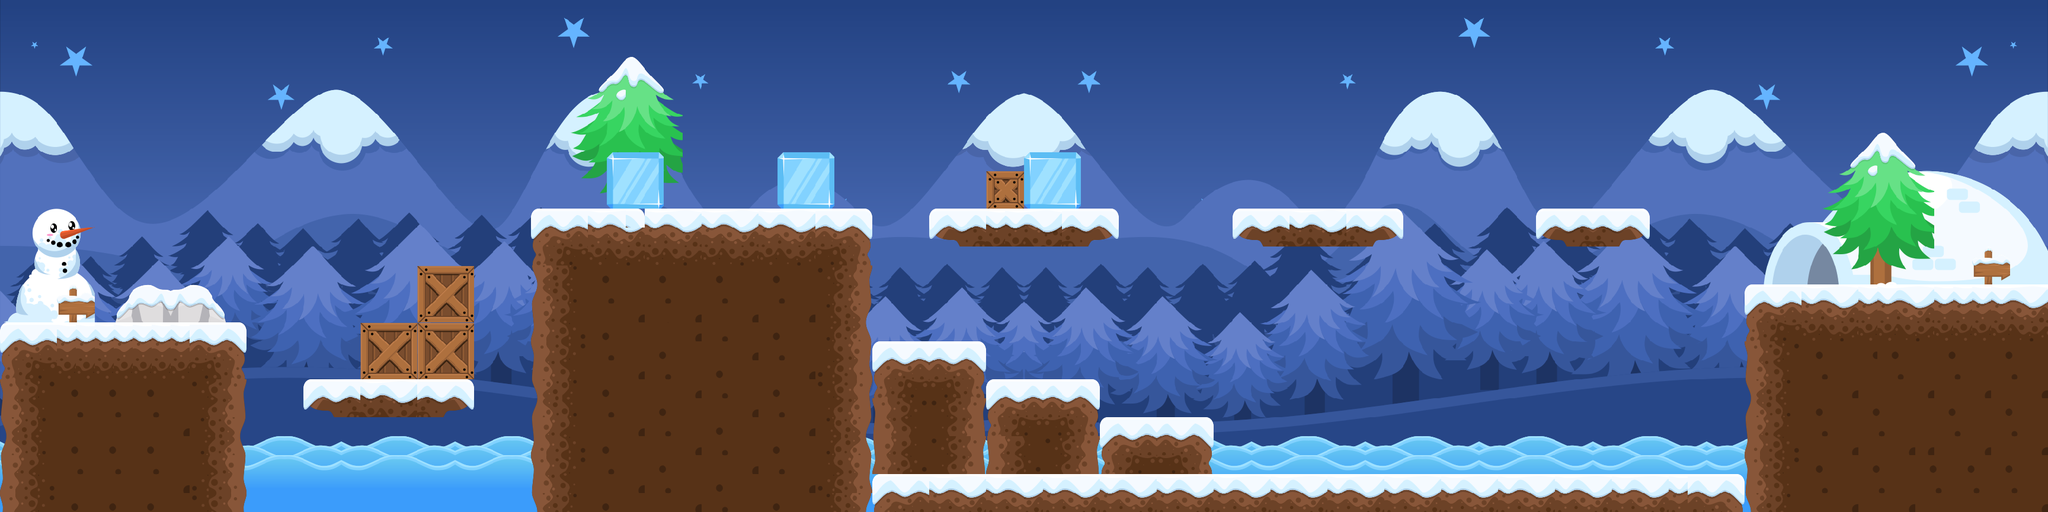

Below is a game level as drawn by its tile map, then a one-line description and the .tmx that defines it (tile-layer data replaced by summaries):
An orthogonal 108x27 tile map with 32x32 px tiles, 3 tile layers (Tile Layer 1, Tile Layer 2, Tile Layer 3), 16 tilesets and 21 objects.

<map version="1.0" tiledversion="1.1.6" orientation="orthogonal" renderorder="right-down" width="108" height="27" tilewidth="32" tileheight="32" infinite="0" nextobjectid="44">
 <tileset firstgid="1" name="BG" tilewidth="32" tileheight="32" spacing="1" tilecount="1458" columns="54">
  <image source="image/png/BG/BG.png" width="1800" height="893" />
 </tileset>
 <tileset firstgid="1459" name="18" tilewidth="32" tileheight="32" spacing="1" tilecount="9" columns="3">
  <image source="image/png/Tiles/18.png" width="128" height="128" />
 </tileset>
 <tileset firstgid="1468" name="17" tilewidth="32" tileheight="32" spacing="1" tilecount="9" columns="3">
  <image source="image/png/Tiles/17.png" width="128" height="99" />
 </tileset>
 <tileset firstgid="1477" name="1" tilewidth="32" tileheight="32" spacing="1" tilecount="9" columns="3">
  <image source="image/png/Tiles/1.png" width="128" height="128" />
 </tileset>
 <tileset firstgid="1486" name="2" tilewidth="32" tileheight="32" spacing="1" tilecount="9" columns="3">
  <image source="image/png/Tiles/2.png" width="128" height="128" />
 </tileset>
 <tileset firstgid="1495" name="4" tilewidth="32" tileheight="32" spacing="1" tilecount="9" columns="3">
  <image source="image/png/Tiles/4.png" width="128" height="128" />
 </tileset>
 <tileset firstgid="1504" name="5" tilewidth="32" tileheight="32" spacing="1" tilecount="9" columns="3">
  <image source="image/png/Tiles/5.png" width="128" height="128" />
 </tileset>
 <tileset firstgid="1513" name="14" tilewidth="32" tileheight="32" spacing="1" tilecount="6" columns="3">
  <image source="image/png/Tiles/14.png" width="128" height="93" />
 </tileset>
 <tileset firstgid="1519" name="15" tilewidth="32" tileheight="32" spacing="1" tilecount="6" columns="3">
  <image source="image/png/Tiles/15.png" width="128" height="93" />
 </tileset>
 <tileset firstgid="1525" name="Sign_2" tilewidth="32" tileheight="32" spacing="1" tilecount="4" columns="2">
  <image source="image/png/Object/Sign_2.png" width="87" height="93" />
 </tileset>
 <tileset firstgid="1529" name="Crate" tilewidth="32" tileheight="32" spacing="1" tilecount="9" columns="3">
  <image source="image/png/Object/Crate.png" width="101" height="101" />
 </tileset>
 <tileset firstgid="1538" name="SnowMan" tilewidth="32" tileheight="32" spacing="1" tilecount="30" columns="5">
  <image source="image/png/Object/SnowMan.png" width="193" height="210" />
 </tileset>
 <tileset firstgid="1568" name="IceBox" tilewidth="32" tileheight="32" spacing="1" tilecount="9" columns="3">
  <image source="image/png/Object/IceBox.png" width="101" height="101" />
 </tileset>
 <tileset firstgid="1577" name="Igloo" tilewidth="32" tileheight="32" spacing="1" tilecount="90" columns="15">
  <image source="image/png/Object/Igloo.png" width="511" height="201" />
 </tileset>
 <tileset firstgid="1667" name="Stone" tilewidth="32" tileheight="32" spacing="1" tilecount="6" columns="3">
  <image source="image/png/Object/Stone.png" width="124" height="78" />
 </tileset>
 <tileset firstgid="1673" name="Tree_2" tilewidth="32" tileheight="32" spacing="1" tilecount="48" columns="6">
  <image source="image/png/Object/Tree_2.png" width="228" height="280" />
 </tileset>
 <layer name="Tile Layer 1" width="108" height="27">
  <data>[2916 cells, 2916 non-empty, 1458 distinct tile ids]</data>
 </layer>
 <layer name="Tile Layer 2" width="108" height="27">
  <data>[2916 cells, 609 non-empty, 193 distinct tile ids]</data>
 </layer>
 <layer name="Tile Layer 3" width="108" height="27">
  <data>[2916 cells, 977 non-empty, 124 distinct tile ids]</data>
 </layer>
 <objectgroup name="Object Layer 1">
  <object id="3" x="-1.33333" y="544" width="417.333" height="317.333" />
  <object id="5" x="608" y="542.667" width="190.667" height="94.6667" />
  <object id="6" x="705.333" y="450.667" width="92" height="89.3333" />
  <object id="14" x="1566.67" y="354.667" width="321.333" height="62.6667" />
  <object id="16" x="1730.67" y="258.667" width="90.6667" height="92" />
  <object id="17" x="2080" y="352" width="286.667" height="64" />
  <object id="18" x="2593.33" y="353.333" width="189.333" height="61.3333" />
  <object id="19" x="2948" y="480" width="509.333" height="381.333" />
  <object id="20" x="509.091" y="642.424" width="287.879" height="60.6061" />
  <object id="21" x="1148.48" y="1121.21" height="3.0303" />
  <object id="22" x="-1054.55" y="533.333" height="3.0303" />
  <object id="23" x="1890.91" y="1339.39" height="3.0303" />
  <object id="28" x="2308" y="-157.333" />
  <object id="30" x="898.667" y="356" width="569.333" height="506.667" />
  <object id="31" x="1473.33" y="798.667" width="1469.33" height="64" />
  <object id="32" x="1665.33" y="288" width="62.6667" height="62.6667" />
  <object id="33" x="1468" y="576" width="193.333" height="221.333" />
  <object id="34" x="1665.33" y="641.333" width="186.667" height="154.667" />
  <object id="35" x="1853.33" y="708" width="192" height="85.3333" />
  <object id="41" x="1024" y="260" width="92" height="88" />
  <object id="42" x="1313.33" y="256" width="93.3333" height="93.3333" />
 </objectgroup>
</map>
